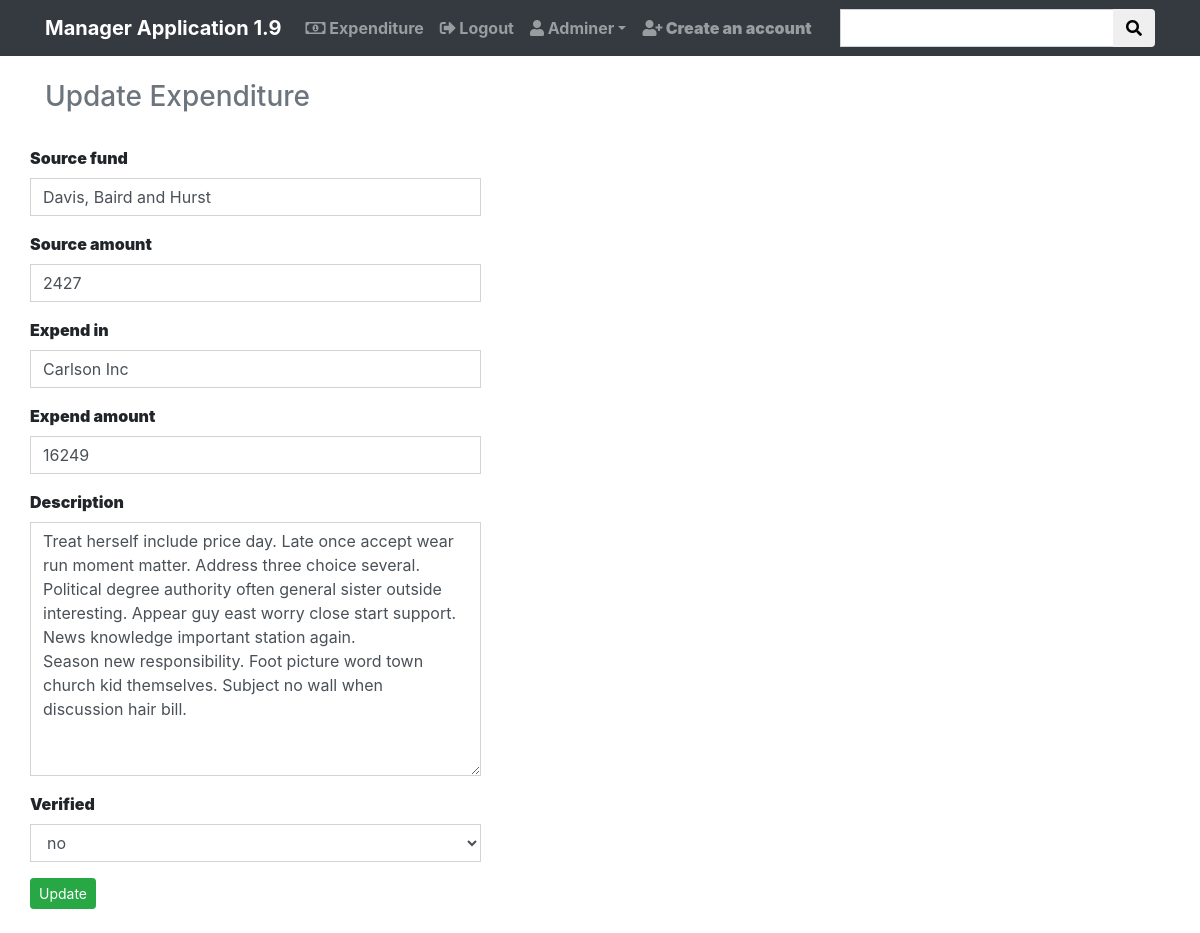
/expenditure//update/413/ (signed in), run on the app's committed database.
### expend/models.py (models this page shows, shortened)
class Expend(models.Model):
    select = (
        ('yes', 'yes'),
        ('no', 'no')
    )
    by_user = models.CharField(max_length=255, blank=False, unique=False, null=True)
    added_date = models.DateTimeField(auto_now_add=True)
    updated_date = models.DateTimeField(auto_now=True)
    source_fund = models.CharField(max_length=255)
    source_amount = models.PositiveIntegerField()
    expend_in = models.CharField(max_length=255)
    expend_amount = models.PositiveIntegerField()
    description = models.TextField(blank=True)
    verified = models.CharField(choices=select, max_length=255, default='no')

### expend/views.py (the view)
# urls.py: path('/update/<int:pk>/', login_required(views.ExpendUpdateView.as_view()),
class ExpendUpdateView(UpdateView):
    model = models.Expend
    template_name = 'expend/expend_form.html'
    success_url = ''
    context_object_name = 'form'
    fields = ('source_fund', 'source_amount', 'expend_in', 'expend_amount', 'description', 'verified')

### expend/templates/expend/expend_form.html (shortened to what this page needs)
{% extends 'base.html' %}
{% block content %}
{% if request.user.is_authenticated %}
    {% if request.user.is_superuser %}
        <div class="container">
            <h3 class="text-muted">{% if form.instance.pk %}Update{% else %}Add{% endif %} Expenditure</h3><br>
            <div class="row">
                <form method="post">
                    {% include 'form.html' %}
                    <button class="btn btn-sm btn-success">{% if form.instance.pk %}Update{% else %}Add{% endif %}</button>
                </form>
            </div>
        </div>
    {% endif %}
{% endif %}
{% endblock %}

### templates/base.html (shortened to what this page needs)
<!DOCTYPE html>
{% load staticfiles %}
<html lang="en">
<head>
    <link rel="stylesheet" href="https://use.fontawesome.com/releases/v5.0.8/css/all.css">
    <link rel="stylesheet" href="https://maxcdn.bootstrapcdn.com/bootstrap/4.0.0/css/bootstrap.min.css">
</head>
<body>
    <nav class="navbar navbar-expand-sm navbar-dark bg-dark">
        <div class="container">
            <a class="navbar-brand" href="{% url 'account:home' %}"><b>Manager Application 1.9</b></a>
            <div class="collapse navbar-collapse" id="navbarNavDropdown">
                <ul class="navbar-nav mr-auto">
                    {% if request.user.is_authenticated %}
                        <li class="nav-item">
                            <b><a class="nav-link" href="{% url 'expenditure:expend' %}"><i class="far fa-money-bill-alt"></i> Expenditure</a></b>
                        </li>
                        <li class="nav-item">
                            <b><a class="nav-link" href="{% url 'account:logout' %}"><i class="fas fa-sign-out-alt"></i> Logout</a></b>
                        </li>
                        <li class="nav-item dropdown">
                            <a  class="nav-link dropdown-toggle" id="navbarDropdownMenuLink" data-toggle="dropdown" aria-haspopup="true" aria-expanded="false" href="#"><b><i class="fas fa-user"></i> {{ request.user.username|title }}<b></a>
                        </li>
                        {% if request.user.is_authenticated and request.user.is_superuser %}
                            <li class="nav-item">
                                <b><a class="nav-link" href="{% url 'account:signup' %}"><i class="fas fa-user-plus"></i> Create an account</a></b>
                            </li>
                        {% endif %}
                    {% else %}
                        <li class="nav-item">
                            <b><a class="nav-link" href="{% url 'account:login' %}">Login</a></b>
                        </li>
                    {% endif %}
                </ul>
                <form method="get" class="form-inline" action="{% url 'expenditure:search' %}">
                    <div class="input-group">
                      <input type="text" class="form-control" name="search" value="{{ query_string }}">
                      <div class="input-group-append">
                        <button class="btn" type="submit"><i class="fas fa-search"></i></button>
                      </div>
                    </div>
                </form>
            </div>
        </div>
    </nav>
{% block header %}
<br/>
{% endblock %}
{% block content %}{% endblock %}
{% block footer %}
<br/>
{% endblock %}
</body>
</html>

### templates/form.html
{% load bootstrap4 %}
{% bootstrap_form form %}

### templates/base.html (style rules this page uses)
.form-control { border-radius:0px; }

### data on the page
Expend: source_fund "Davis, Baird and Hurst", source_amount "2427", expend_in "Carlson Inc", expend_amount "16249", description "Treat herself include price day. Late once accept wear run moment matter. Address three choice several. Political degree authority often general sister outside interesting. Appear guy east worry close start support. News knowledge important station again. Season new responsibility. Foot picture word town church kid themselves. Subject no wall when discussion hair bill.", verified "no"

### other printed values
{{ request.user.username|title }} "Adminer"
